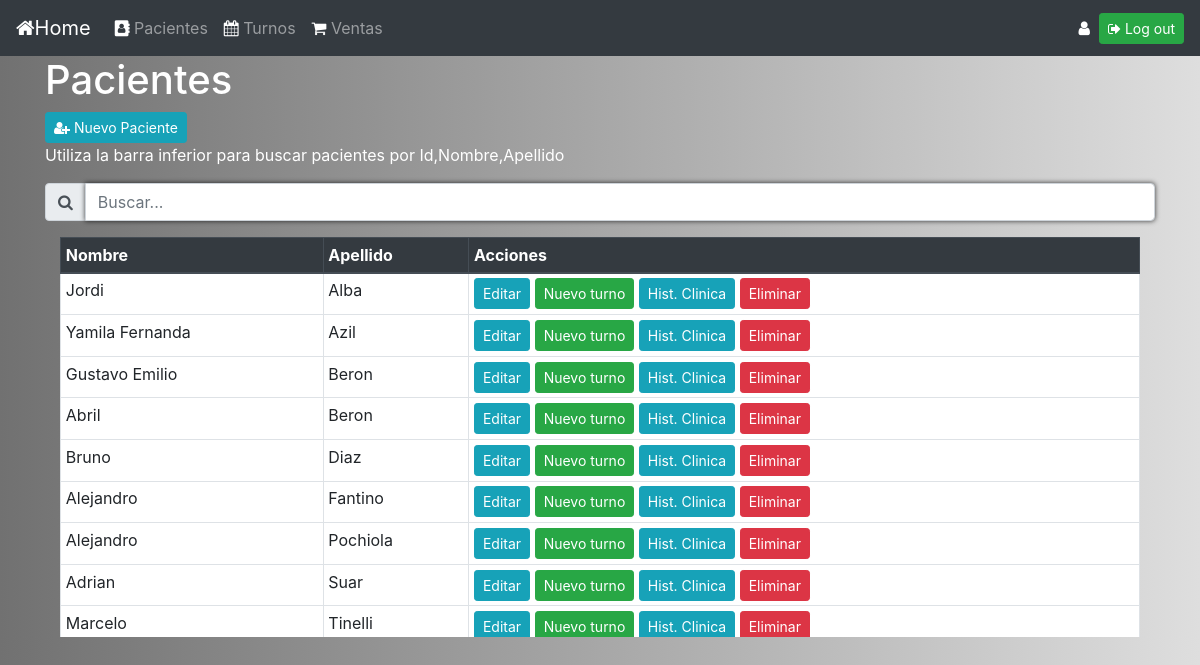
The page /pacientes (signed in) on the database as committed earlier.
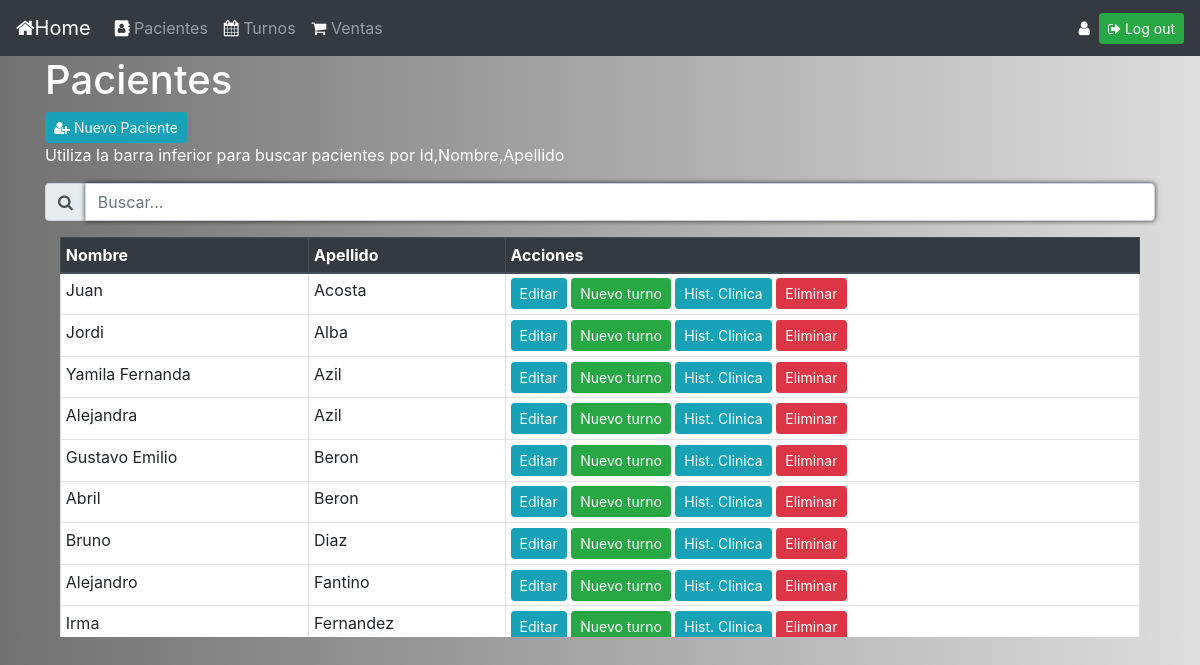
The same page on the database as committed later.
### gestion_consultorio/models.py (models this page shows, shortened)
class paciente(models.Model):
    nombre = models.CharField(max_length=64)
    apellido = models.CharField(max_length=64)

### gestion_consultorio/views.py (the view, shortened to what this page needs)
# urls.py: path('pacientes', views.pacientes, name='pacientes'),
@login_required(login_url='login_view')
@user_passes_test(acceso_pacientes, login_url='errorpermisos')
def pacientes(request):
    return render(request,"pacientes.html", {"medicos":medico.objects.all(),"pacientes": paciente.objects.all().order_by('apellido'), "form": FormNuevoPaciente()})

### gestion_consultorio/views.py
class FormNuevoPaciente(forms.Form):
    nombre = forms.CharField(label="Nombre")
    apellido =forms.CharField(label="Apellido")

### gestion_consultorio/views.py (called while the page is built)
def acceso_pacientes(user):
    return user.groups.filter(name__in=['Medicos','Secretarias']).exists()

### gestion_consultorio/templates/pacientes.html (shortened to what this page needs)
{% extends "layout.html" %}
{% block body %}
<div class="container">
  <h1 style="color:white">Pacientes</h1>
  {% if perms.gestion_consultorio.change_paciente %}
    <button type="button" class="btn btn-info btn-sm" data-toggle="modal" data-target="#nuevo_paciente"><i class="fa fa-user-plus" aria-hidden="true"></i> Nuevo Paciente</button>
  {% else %}
    <button type="button" class="btn btn-info btn-sm" disabled><i class="fa fa-user-plus" aria-hidden="true"></i> Nuevo Paciente</button>
  {% endif %}
  <p style="color:white">Utiliza la barra inferior para buscar pacientes por Id,Nombre,Apellido</p>
  <div class="input-group mb-3">
    <div class="input-group-prepend">
      <span class="input-group-text" id="basic-addon1"><i class="fa fa-search"></i></span>
    </div>
    <input type="text" class="form-control" id="buscar_tabla" placeholder="Buscar..." aria-label="Username" aria-describedby="basic-addon1">
  </div>
</div>
<div class="container">
  <div id="div1" class ="col-md-12">
    <table border="1" class="table table-hover table-bordered bg-white table-sm">
      <thead class="thead-dark">
        <tr>
          <th scope="col">Nombre</th>
          <th scope="col">Apellido</th>
          <th scope="col">Acciones</th>
        </tr>
      </thead>
      <tbody id="tabla_pacientes">
        {% for unPaciente in pacientes %}
          <tr>
            <td>{{unPaciente.nombre}}</td>
            <td>{{unPaciente.apellido}}</td>
            <td>
              {% if perms.gestion_consultorio.change_paciente %}
                <button type="button" class="btn btn-info btn-sm" data-toggle="modal" data-target="#editar_paciente" onclick="editar_paciente(this);" value="{{unPaciente.id}},{{unPaciente.nombre}},{{unPaciente.apellido}}">Editar</button>
                <button type="button" class="btn btn-success btn-sm" data-toggle="modal" data-target="#nuevo_turno" onclick="mostrarvalor(this);" value="{{unPaciente.id}},{{unPaciente.nombre}},{{unPaciente.apellido}}">Nuevo turno</button>
                <a href="{% url 'historia_clinica' unPaciente.id %}" class="btn btn-info btn-sm">Hist. Clinica</a>
                <a href="{% url 'eliminar_paciente' unPaciente.id %}" class="btn btn-danger btn-sm btn-delete" id="btn-delete">Eliminar</a>
              {% endif %}
            </td>
          </tr>
        {% endfor %}
      </tbody>
    </table>
  </div>
</div>
{% endblock %}

Rows that differ between the two databases and show on the page:
no longer on this page (row unchanged): paciente: nombre "Alejandro", apellido "Pochiola"
no longer on this page (row unchanged): paciente: nombre "Adrian", apellido "Suar"
no longer on this page (row unchanged): paciente: nombre "Marcelo", apellido "Tinelli"
added paciente: nombre "Juan", apellido "Acosta"
added paciente: nombre "Alejandra", apellido "Azil"
added paciente: nombre "Irma", apellido "Fernandez"
